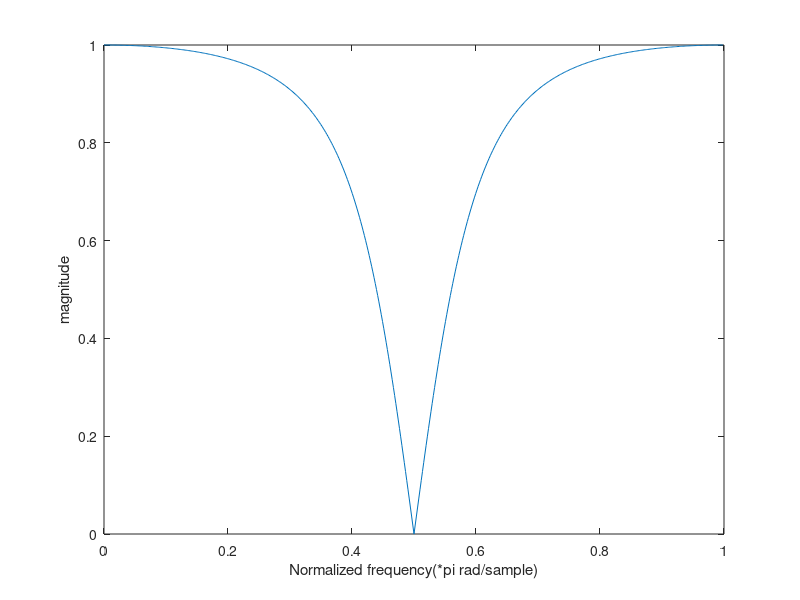
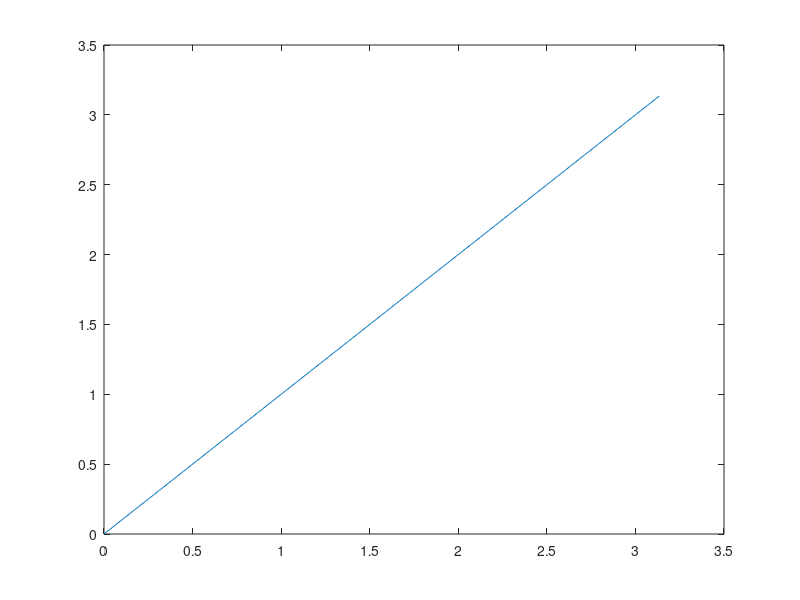

Write the MATLAB code that produced these figures, in order.
b = [0.75 0 0.75];
a = [1 0 0.5];

[h,w] = freqz(b,a);
figure(1)
plot(w/pi,abs(h))
ylabel('magnitude')
xlabel('Normalized frequency(*pi rad/sample)');
figure(2)
plot(w,w);
ax = gca;

